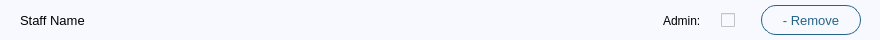
<?xml version="1.0" encoding="UTF-8"?>
<ui version="4.0">
 <class>StaffListItem</class>
 <widget class="QWidget" name="StaffListItem">
  <property name="geometry">
   <rect>
    <x>0</x>
    <y>0</y>
    <width>880</width>
    <height>40</height>
   </rect>
  </property>
  <property name="sizePolicy">
   <sizepolicy hsizetype="Preferred" vsizetype="Expanding">
    <horstretch>0</horstretch>
    <verstretch>0</verstretch>
   </sizepolicy>
  </property>
  <property name="minimumSize">
   <size>
    <width>880</width>
    <height>40</height>
   </size>
  </property>
  <property name="maximumSize">
   <size>
    <width>1000</width>
    <height>40</height>
   </size>
  </property>
  <property name="windowTitle">
   <string>Form</string>
  </property>
  <property name="styleSheet">
   <string notr="true">background: #F7F9FE;</string>
  </property>
  <widget class="QWidget" name="horizontalLayoutWidget">
   <property name="geometry">
    <rect>
     <x>0</x>
     <y>0</y>
     <width>881</width>
     <height>41</height>
    </rect>
   </property>
   <layout class="QHBoxLayout" name="horizontalLayout" stretch="0,0,0,0">
    <property name="spacing">
     <number>0</number>
    </property>
    <property name="sizeConstraint">
     <enum>QLayout::SetMaximumSize</enum>
    </property>
    <property name="leftMargin">
     <number>20</number>
    </property>
    <property name="rightMargin">
     <number>20</number>
    </property>
    <item>
     <widget class="QLabel" name="staffName">
      <property name="sizePolicy">
       <sizepolicy hsizetype="Expanding" vsizetype="Expanding">
        <horstretch>0</horstretch>
        <verstretch>0</verstretch>
       </sizepolicy>
      </property>
      <property name="maximumSize">
       <size>
        <width>1000</width>
        <height>40</height>
       </size>
      </property>
      <property name="font">
       <font>
        <pointsize>10</pointsize>
       </font>
      </property>
      <property name="text">
       <string>Staff Name</string>
      </property>
     </widget>
    </item>
    <item>
     <widget class="QLabel" name="adminLabel">
      <property name="sizePolicy">
       <sizepolicy hsizetype="Minimum" vsizetype="Expanding">
        <horstretch>0</horstretch>
        <verstretch>0</verstretch>
       </sizepolicy>
      </property>
      <property name="text">
       <string>Admin:</string>
      </property>
     </widget>
    </item>
    <item>
     <widget class="QCheckBox" name="adminCheckbox">
      <property name="styleSheet">
       <string notr="true">margin: 0 20px;</string>
      </property>
      <property name="text">
       <string/>
      </property>
      <property name="tristate">
       <bool>false</bool>
      </property>
     </widget>
    </item>
    <item>
     <widget class="QPushButton" name="removeButton">
      <property name="minimumSize">
       <size>
        <width>100</width>
        <height>30</height>
       </size>
      </property>
      <property name="maximumSize">
       <size>
        <width>100</width>
        <height>30</height>
       </size>
      </property>
      <property name="font">
       <font>
        <pointsize>10</pointsize>
       </font>
      </property>
      <property name="cursor">
       <cursorShape>ArrowCursor</cursorShape>
      </property>
      <property name="focusPolicy">
       <enum>Qt::StrongFocus</enum>
      </property>
      <property name="autoFillBackground">
       <bool>false</bool>
      </property>
      <property name="styleSheet">
       <string notr="true">border: 1px solid #256489;
border-radius: 15;
background-color: none;
selection-background-color: rgb(196, 212, 227);
color: #256489;</string>
      </property>
      <property name="text">
       <string>- Remove</string>
      </property>
      <property name="autoRepeatInterval">
       <number>100</number>
      </property>
      <property name="autoDefault">
       <bool>false</bool>
      </property>
      <property name="default">
       <bool>false</bool>
      </property>
      <property name="flat">
       <bool>false</bool>
      </property>
     </widget>
    </item>
   </layout>
  </widget>
 </widget>
 <resources/>
 <connections/>
</ui>
